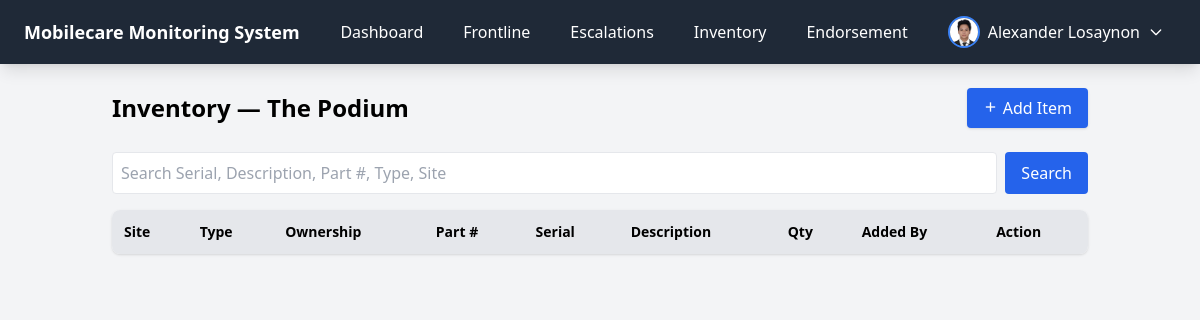
The app's page /modules/inventory.php (signed in) with its own data.
### tables this page shows
CREATE TABLE `users` (
  `id` int(11) NOT NULL,
  `name` varchar(100) DEFAULT NULL,
  `email` varchar(100) DEFAULT NULL,
  `password` varchar(255) DEFAULT NULL,
  `role` enum('super_admin','admin','user') DEFAULT 'user',
  `status` enum('active','inactive') DEFAULT 'active',
  `created_at` timestamp NOT NULL DEFAULT current_timestamp(),
  `site` varchar(100) NOT NULL DEFAULT 'Marikina',
  `position` varchar(50) DEFAULT 'Engineer',
  `profile_image` varchar(255) DEFAULT NULL
);

### modules/inventory.php (the view, shortened to what this page needs)
<?php
require '../config/database.php';
$user_id = $_SESSION['user_id'];
$userStmt = $conn->prepare("SELECT site,name FROM users WHERE id=?");
$userStmt->bind_param("i",$user_id);
$userStmt->execute();
$userData = $userStmt->get_result()->fetch_assoc();
$site = $userData['site'];
$search = $_GET['search'] ?? '';
?>
<!DOCTYPE html>
<html>
<head>
<link href="../assets/css/output.css" rel="stylesheet">
<link href='https://unpkg.com/boxicons@2.1.4/css/boxicons.min.css' rel='stylesheet'>
<script src="https://cdn.tailwindcss.com"></script>
</head>
<body class="bg-gray-100 min-h-screen">
<?php include '../layouts/navbar.php'; ?>
<div class="container mx-auto p-6">
<div class="flex justify-between items-center mb-6">
<h1 class="text-2xl font-bold">
Inventory <?= $role==='super_admin' ? '(All Sites)' : '— '.htmlspecialchars($site) ?>
</h1>
<button onclick="openModal()" class="bg-blue-600 text-white px-4 py-2 rounded shadow hover:bg-blue-700">
<i class='bx bx-plus'></i> Add Item
</button>
</div>
<form method="GET" class="mb-4 flex gap-2" onsubmit="showLoading()">
    <input type="text" name="search" placeholder="Search Serial, Description, Part #, Type, Site"
        value="<?= htmlspecialchars($search) ?>" class="border p-2 rounded w-full">
    <button type="submit" class="bg-blue-600 text-white px-4 py-2 rounded hover:bg-blue-700">Search</button>
</form>
<div class="bg-white shadow rounded-lg overflow-x-auto">
<table class="w-full text-sm text-left">
<thead class="bg-gray-200">
<tr>
<th class="p-3">Site</th><th class="p-3">Type</th><th class="p-3">Ownership</th>
<th class="p-3">Part #</th><th class="p-3">Serial</th><th class="p-3">Description</th>
<th class="p-3">Qty</th><th class="p-3">Added By</th><th class="p-3">Action</th>
</tr>
</thead>
</table>
</div>
</div>
</body>
</html>

### layouts/navbar.php (shortened to what this page needs)
<?php
require '../config/database.php';
$role = $_SESSION['role'] ?? 'user';
$user_id = $_SESSION['user_id'] ?? 0;
$profile_img = '../assets/default_avatar.jpg';
$stmt = $conn->prepare("SELECT profile_image FROM users WHERE id=?");
$stmt->bind_param("i", $user_id);
$stmt->execute();
$res = $stmt->get_result()->fetch_assoc();
if(!empty($res['profile_image']) && file_exists("../uploads/profiles/" . $res['profile_image'])){
    $profile_img = "../uploads/profiles/" . $res['profile_image'];
}
?>
<nav class="bg-gray-800 text-white shadow-lg px-6 py-3 flex justify-between items-center">
    <div class="text-lg font-bold">
        Mobilecare Monitoring System
    </div>
    <div class="hidden md:flex items-center space-x-4">
        <a href="../dashboard/dashboard.php" class="px-3 py-1 rounded hover:bg-gray-700 transition">Dashboard</a>
        <?php if($role === 'user'): ?>
            <a href="../modules/frontline.php" class="px-3 py-1 rounded hover:bg-gray-700 transition">Frontline</a>
            <a href="../modules/escalations.php" class="px-3 py-1 rounded hover:bg-gray-700 transition">Escalations</a>
            <a href="../modules/inventory.php" class="px-3 py-1 rounded hover:bg-gray-700 transition">Inventory</a>
            <a href="../modules/endorsement.php" class="px-3 py-1 rounded hover:bg-gray-700 transition">Endorsement</a>
        <?php endif; ?>
        <div class="relative">
            <button id="profileBtn" class="flex items-center space-x-2 rounded hover:bg-gray-700 px-3 py-1 transition focus:outline-none">
                <img src="<?= $profile_img ?>" alt="Avatar" class="w-8 h-8 rounded-full border-2 border-blue-500">
                <span><?= htmlspecialchars($_SESSION['name']) ?></span>
                <svg class="w-4 h-4 ml-1" fill="none" stroke="currentColor" stroke-width="2" viewBox="0 0 24 24">
                    <path stroke-linecap="round" stroke-linejoin="round" d="M19 9l-7 7-7-7" />
                </svg>
            </button>
        </div>
    </div>
</nav>

### records on screen
users: profile_image (picture), site "The Podium"

### other values on screen
$_SESSION['name'] "Alexander Losaynon"
